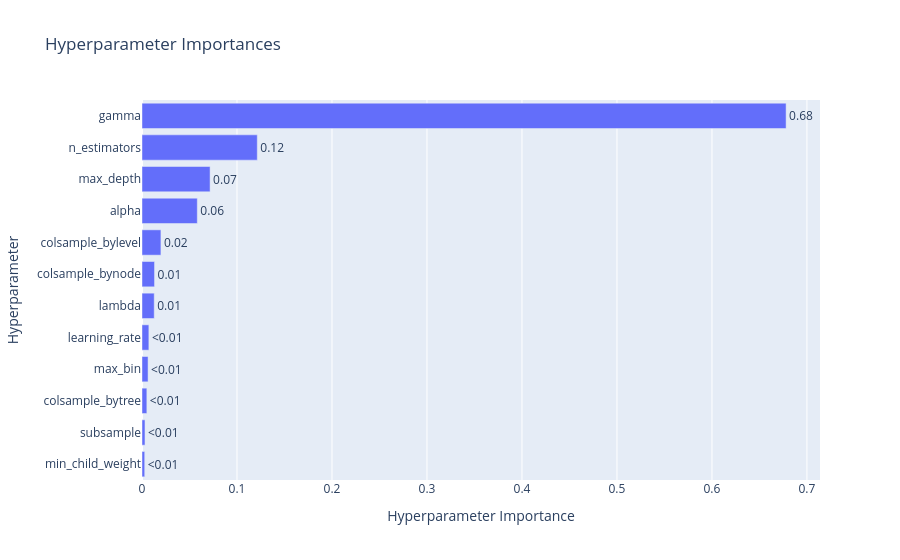

Notebook source saved alongside this figure:
### Markdown cell above
-----------------------

**Task 1.1**

### Code cell
optuna.visualization.plot_param_importances(my_studies_xgb['coords'])

### Figure 1 — Plotly figure (JSON) as saved in the notebook; plotly's stock layout.template omitted (floating-point values rounded to 4 significant figures)
{"data": [{"cliponaxis": false, "hovertemplate": ["min_child_weight (FloatDistribution): 0.0028659625884339948<extra></extra>", "subsample (FloatDistribution): 0.0031357751537489337<extra></extra>", "colsample_bytree (FloatDistribution): 0.005101604997844364<extra></extra>", "max_bin (IntDistribution): 0.006379289376651398<extra></extra>", "learning_rate (FloatDistribution): 0.007228447188645082<extra></extra>", "lambda (FloatDistribution): 0.012878046353674047<extra></extra>", "colsample_bynode (FloatDistribution): 0.013192324360674593<extra></extra>", "colsample_bylevel (FloatDistribution): 0.01991550270531175<extra></extra>", "alpha (FloatDistribution): 0.058215829233831305<extra></extra>", "max_depth (IntDistribution): 0.07168354830699177<extra></extra>", "n_estimators (IntDistribution): 0.12135227118860416<extra></extra>", "gamma (FloatDistribution): 0.6780513985455885<extra></extra>"], "name": "Objective Value", "orientation": "h", "text": ["<0.01", "<0.01", "<0.01", "<0.01", "<0.01", "0.01", "0.01", "0.02", "0.06", "0.07", "0.12", "0.68"], "textposition": "outside", "type": "bar", "x": [0.002866, 0.003136, 0.005102, 0.006379, 0.007228, 0.01288, 0.01319, 0.01992, 0.05822, 0.07168, 0.1214, 0.6781], "y": ["min_child_weight", "subsample", "colsample_bytree", "max_bin", "learning_rate", "lambda", "colsample_bynode", "colsample_bylevel", "alpha", "max_depth", "n_estimators", "gamma"]}], "layout": {"title": {"text": "Hyperparameter Importances"}, "xaxis": {"title": {"text": "Hyperparameter Importance"}}, "yaxis": {"title": {"text": "Hyperparameter"}}}}
